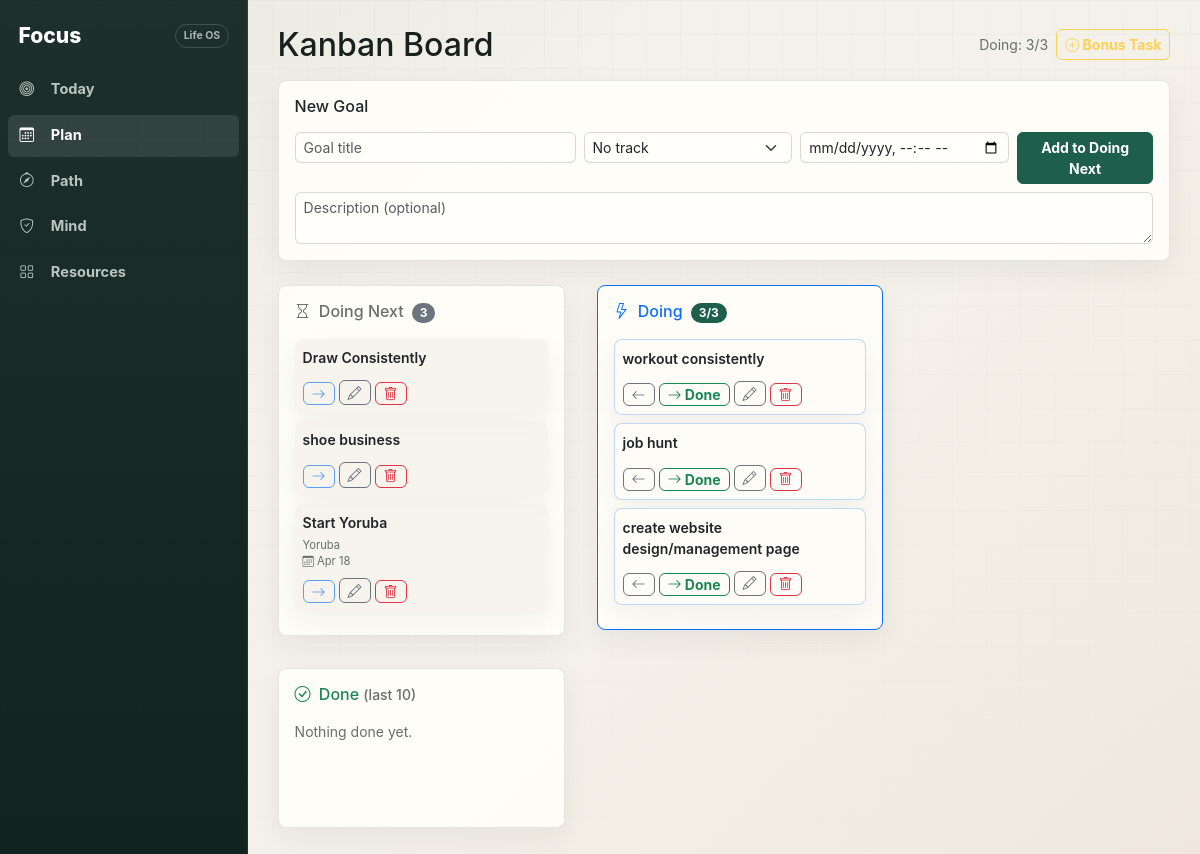
Page /kanban on the committed database.
### models.py (models this page shows, shortened)
class Goal(db.Model):
    __tablename__ = "goals"
    id = db.Column(db.String(36), primary_key=True, default=new_uuid)
    track_id = db.Column(db.String(36), db.ForeignKey("tracks.id"), nullable=True)
    checkpoint_id = db.Column(db.String(36), db.ForeignKey("checkpoints.id"), nullable=True)
    calendar_block_id = db.Column(db.String(36), db.ForeignKey("calendar_blocks.id"), nullable=True)
    title = db.Column(db.String(200), nullable=False)
    description = db.Column(db.Text, default="")
    status = db.Column(db.String(20), default="doing_next")  # doing_next, doing, done
    due_at = db.Column(db.DateTime, nullable=True)
    created_at = db.Column(db.DateTime, default=datetime.utcnow)
    checkpoint = db.relationship("Checkpoint", backref="goal", foreign_keys=[checkpoint_id])
    calendar_block = db.relationship("CalendarBlock", backref="goals")

class Track(db.Model):
    __tablename__ = "tracks"
    id = db.Column(db.String(36), primary_key=True, default=new_uuid)
    title = db.Column(db.String(200), nullable=False)
    status = db.Column(db.String(20), default="library")  # library, current, completed
    level = db.Column(db.Integer, default=1)
    mastery_phase = db.Column(db.String(40), default="calling")
    life_task_link = db.Column(db.Text, default="")
    calendar_block_id = db.Column(db.String(36), db.ForeignKey("calendar_blocks.id"), nullable=True)
    completed_at = db.Column(db.DateTime, nullable=True)
    created_at = db.Column(db.DateTime, default=datetime.utcnow)
    checkpoints = db.relationship("Checkpoint", backref="track", lazy=True, cascade="all, delete-orphan")
    goals = db.relationship("Goal", backref="track", lazy=True)
    skill_nodes = db.relationship("SkillNode", backref="track", lazy=True, cascade="all, delete-orphan")
    practice_sessions = db.relationship("PracticeSession", backref="track", lazy=True, cascade="all, delete-orphan")
    mentors = db.relationship("Mentor", backref="track", lazy=True, cascade="all, delete-orphan")
    purpose_reviews = db.relationship("PurposeReview", backref="track", lazy=True, cascade="all, delete-orphan")
    stakeholders = db.relationship("Stakeholder", backref="track", lazy=True, cascade="all, delete-orphan")
    calendar_block = db.relationship("CalendarBlock", backref="tracks")

### app.py (the view)
@app.route("/kanban")
def kanban_index():
    doing_next = Goal.query.filter_by(status="doing_next").order_by(Goal.created_at).all()
    doing = Goal.query.filter_by(status="doing").order_by(Goal.created_at).all()
    done = Goal.query.filter_by(status="done").order_by(Goal.created_at.desc()).limit(10).all()
    all_tracks = Track.query.all()
    return render_template("kanban/index.html",
        doing_next=doing_next, doing=doing, done=done,
        all_tracks=all_tracks,
        doing_count=len(doing)
    )

### templates/kanban/index.html (shortened to what this page needs)
{% extends "base.html" %}
{% block content %}
<div class="d-flex justify-content-between align-items-center mb-3 flex-wrap gap-2">
  <h2 class="mb-0">Kanban Board</h2>
  <div class="d-flex gap-2 align-items-center">
    <span class="text-muted small">Doing: {{ doing_count }}/3</span>
    <form method="post" action="{{ url_for('bonus_task') }}">
      <button class="btn btn-sm btn-outline-warning"
        {% if doing_count >= 3 %}disabled{% endif %}>
        <i class="bi bi-plus-circle"></i> Bonus Task
      </button>
    </form>
  </div>
</div>
<div class="card p-3 mb-4">
  <h6 class="mb-3">New Goal</h6>
  <form method="post" action="{{ url_for('create_goal') }}" class="row g-2">
    <div class="col-12 col-sm-5 col-md-4">
      <input type="text" name="title" class="form-control form-control-sm" placeholder="Goal title" required>
    </div>
    <div class="col-12 col-sm-4 col-md-3">
      <select name="track_id" class="form-select form-select-sm">
        <option value="">No track</option>
      </select>
    </div>
    <div class="col-12 col-sm-4 col-md-3">
      <input type="datetime-local" name="due_at" class="form-control form-control-sm">
    </div>
    <div class="col-12 col-md-2">
      <button class="btn btn-primary btn-sm w-100">Add to Doing Next</button>
    </div>
    <div class="col-12">
      <textarea name="description" class="form-control form-control-sm" rows="2"
        placeholder="Description (optional)"></textarea>
    </div>
  </form>
</div>
<div class="kanban-scroll row g-3">
  <div class="kanban-col-wrap col-md-4">
    <div class="card p-3 kanban-col">
      <h6 class="mb-3 text-muted">
        <i class="bi bi-hourglass me-1"></i> Doing Next
        <span class="badge bg-secondary ms-1">{{ doing_next|length }}</span>
      </h6>
      {% for goal in doing_next %}
        <div class="card p-2 mb-2 border-0 bg-light">
          {% if goal.description %}
          <details class="goal-details mb-1">
            <summary>
              <span class="fw-semibold small">{{ goal.title }}</span>
              <i class="bi bi-chevron-right goal-chevron"></i>
            </summary>
            <p class="goal-desc mb-0">{{ goal.description }}</p>
          </details>
          {% else %}
          <span class="fw-semibold small d-block mb-1">{{ goal.title }}</span>
          {% endif %}
          {% if goal.track %}
            <div class="text-muted" style="font-size:.7rem;">{{ goal.track.title }}</div>
          {% endif %}
          {% if goal.due_at %}
            <div class="text-muted" style="font-size:.7rem;">
              <i class="bi bi-calendar3"></i> {{ goal.due_at.strftime('%b %d') }}
            </div>
          {% endif %}
          <div class="d-flex gap-1 mt-2">
            <form method="post" action="{{ url_for('move_goal', id=goal.id) }}">
              <button class="btn btn-sm btn-outline-primary py-0"
                {% if doing_count >= 3 %}disabled title="Doing is full"{% endif %}>
                <i class="bi bi-arrow-right"></i>
              </button>
            </form>
            <button class="btn btn-sm btn-outline-secondary py-0"
              onclick="toggleGoalEdit('ge-{{ goal.id }}')">
              <i class="bi bi-pencil"></i>
            </button>
            <form method="post" action="{{ url_for('delete_goal', id=goal.id) }}"
              onsubmit="return confirm('Delete?')">
              <button class="btn btn-sm btn-outline-danger py-0"><i class="bi bi-trash"></i></button>
            </form>
          </div>
        </div>
      {% else %}
        <p class="text-muted small">Nothing queued.</p>
      {% endfor %}
    </div>
  </div>
  <div class="kanban-col-wrap col-md-4">
    <div class="card p-3 kanban-col border-primary">
      <h6 class="mb-3 text-primary">
        <i class="bi bi-lightning me-1"></i> Doing
        <span class="badge bg-primary ms-1">{{ doing_count }}/3</span>
      </h6>
      {% for goal in doing %}
        <div class="card p-2 mb-2 border-primary border-opacity-25">
          {% if goal.description %}
          <details class="goal-details mb-1">
            <summary>
              <span class="fw-semibold small">{{ goal.title }}</span>
              <i class="bi bi-chevron-right goal-chevron"></i>
            </summary>
            <p class="goal-desc mb-0">{{ goal.description }}</p>
          </details>
          {% else %}
          <span class="fw-semibold small d-block mb-1">{{ goal.title }}</span>
          {% endif %}
          <div class="d-flex gap-1 mt-2">
            <form method="post" action="{{ url_for('move_goal', id=goal.id) }}">
              <button class="btn btn-sm btn-outline-secondary py-0"><i class="bi bi-arrow-left"></i></button>
            </form>
            <form method="post" action="{{ url_for('move_goal', id=goal.id) }}">
              <button class="btn btn-sm btn-outline-success py-0">
                <i class="bi bi-arrow-right"></i> Done
              </button>
            </form>
            <button class="btn btn-sm btn-outline-secondary py-0"
              onclick="toggleGoalEdit('ge-{{ goal.id }}')">
              <i class="bi bi-pencil"></i>
            </button>
            <form method="post" action="{{ url_for('delete_goal', id=goal.id) }}"
              onsubmit="return confirm('Delete?')">
              <button class="btn btn-sm btn-outline-danger py-0"><i class="bi bi-trash"></i></button>
            </form>
          </div>
        </div>
      {% else %}
        <p class="text-muted small">Nothing in progress.</p>
      {% endfor %}
    </div>
  </div>
  <div class="kanban-col-wrap col-md-4">
    <div class="card p-3 kanban-col">
      <h6 class="mb-3 text-success">
        <i class="bi bi-check-circle me-1"></i> Done
        <span class="text-muted small">(last 10)</span>
      </h6>
      {% for goal in done %}
        <div class="card p-2 mb-2 border-0 bg-success bg-opacity-10">
          {% if goal.description %}
          <details class="goal-details">
            <summary>
              <span class="small text-muted text-decoration-line-through">{{ goal.title }}</span>
              <i class="bi bi-chevron-right goal-chevron"></i>
            </summary>
            <p class="goal-desc mb-0">{{ goal.description }}</p>
          </details>
          {% else %}
          <span class="small text-muted text-decoration-line-through">{{ goal.title }}</span>
          {% endif %}
          <div class="d-flex justify-content-end mt-1">
            <form method="post" action="{{ url_for('move_goal', id=goal.id) }}">
              <input type="hidden" name="direction" value="back">
              <button class="btn btn-sm btn-outline-secondary py-0 px-1" title="Move back">
                <i class="bi bi-arrow-left"></i>
              </button>
            </form>
          </div>
        </div>
      {% else %}
        <p class="text-muted small">Nothing done yet.</p>
      {% endfor %}
    </div>
  </div>
</div>
{% endblock %}

### static/focus.css (style rules this page uses)
:root { --bg: #f4f1ea; --surface: #fffdf8; --ink: #18201d; --muted: #66706a; --line: rgba(24, 32, 29, .11); --brand: #1d5f4a; --brand-2: #255f8f; --accent: #b56b37; --danger: #9d3f3f; --rail: #10231e; --shadow: 0 18px 44px rgba(23, 36, 31, .08); --shadow-soft: 0 10px 28px rgba(23, 36, 31, .06); --radius: 8px; --radius-sm: 6px; --desktop-rail: 248px; --mobile-nav-h: 68px; --font: Inter, ui-sans-serif, system-ui, -apple-system, BlinkMacSystemFont, "Segoe UI", sans-serif; }
*, *::before, *::after { box-sizing: border-box; }
html { min-height: 100%; }
body { min-height: 100vh; margin: 0; color: var(--ink); background: linear-gradient(135deg, rgba(29, 95, 74, .06), transparent 34%), linear-gradient(315deg, rgba(181, 107, 55, .07), transparent 42%), var(--bg); font-family: var(--font); overflow-x: hidden; -webkit-text-size-adjust: 100%; }
body::before { content: ""; position: fixed; inset: 0; pointer-events: none; background-image: linear-gradient(rgba(24, 32, 29, .028) 1px, transparent 1px), linear-gradient(90deg, rgba(24, 32, 29, .025) 1px, transparent 1px); background-size: 34px 34px; mask-image: linear-gradient(to bottom, rgba(0,0,0,.8), rgba(0,0,0,.08)); }
h1, h2, h3, h4, h5, h6 { letter-spacing: 0; }
.card { border: 1px solid var(--line); border-radius: var(--radius); background: rgba(255, 253, 248, .94); box-shadow: var(--shadow-soft); }
.bg-light { background-color: rgba(244, 241, 234, .72) !important; }
.text-muted { color: var(--muted) !important; }
.btn { border-radius: var(--radius-sm); font-weight: 650; letter-spacing: 0; }
.btn-primary, .bg-primary, .progress-bar { background-color: var(--brand) !important; border-color: var(--brand) !important; }
.btn-outline-primary { color: var(--brand); border-color: rgba(29, 95, 74, .36); }
.form-control, .form-select { border-color: rgba(24, 32, 29, .16); border-radius: var(--radius-sm); background-color: #fffefb; }
.badge { border-radius: 999px; font-weight: 650; }
.kanban-scroll { display: flex; gap: 1rem; }
.kanban-col { min-height: 160px; }
@media (min-width: 1200px) { body { height: 100vh; overflow: hidden; } }
@media (prefers-reduced-motion: no-preference) { .card, .btn, .nav-link, .form-control, .form-select { transition: background-color .16s ease, border-color .16s ease, box-shadow .16s ease, transform .16s ease, color .16s ease; } }

### rows in the picture
Goal: title "Draw Consistently"
Goal: title "shoe business"
Goal: title "Start Yoruba", track "Yoruba", due_at "Apr 18"
Goal: title "workout consistently"
Goal: title "job hunt"
Goal: title "create website design/management page"

### other values in the picture
{{ doing_count }} "3"
{{ doing_next|length }} "3"
